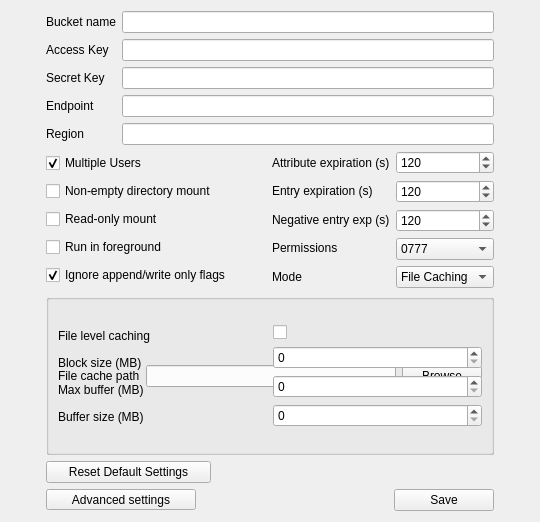
<?xml version="1.0" encoding="UTF-8"?>
<ui version="4.0">
 <class>Form</class>
 <widget class="QWidget" name="Form">
  <property name="geometry">
   <rect>
    <x>0</x>
    <y>0</y>
    <width>540</width>
    <height>522</height>
   </rect>
  </property>
  <property name="windowTitle">
   <string>Form</string>
  </property>
  <layout class="QGridLayout" name="gridLayout">
   <item row="5" column="0">
    <layout class="QVBoxLayout" name="verticalLayout_10" stretch="0,0,0,0,0">
     <property name="spacing">
      <number>6</number>
     </property>
     <property name="sizeConstraint">
      <enum>QLayout::SetMinimumSize</enum>
     </property>
     <item>
      <widget class="QCheckBox" name="checkBox_multiUser">
       <property name="toolTip">
        <string>&lt;html&gt;&lt;head/&gt;&lt;body&gt;&lt;p&gt;Select to allow multiple users to access the container&lt;/p&gt;&lt;/body&gt;&lt;/html&gt;</string>
       </property>
       <property name="text">
        <string>Multiple Users</string>
       </property>
       <property name="checked">
        <bool>true</bool>
       </property>
      </widget>
     </item>
     <item>
      <widget class="QCheckBox" name="checkBox_nonEmptyDir">
       <property name="text">
        <string>Non-empty directory mount</string>
       </property>
      </widget>
     </item>
     <item>
      <widget class="QCheckBox" name="checkBox_readOnly">
       <property name="text">
        <string>Read-only mount</string>
       </property>
      </widget>
     </item>
     <item>
      <widget class="QCheckBox" name="checkBox_daemonForeground">
       <property name="text">
        <string>Run in foreground</string>
       </property>
      </widget>
     </item>
     <item>
      <widget class="QCheckBox" name="checkBox_libfuse_ignoreAppend">
       <property name="text">
        <string>Ignore append/write only flags</string>
       </property>
       <property name="checked">
        <bool>true</bool>
       </property>
      </widget>
     </item>
    </layout>
   </item>
   <item row="11" column="0">
    <widget class="QToolButton" name="button_advancedSettings">
     <property name="maximumSize">
      <size>
       <width>150</width>
       <height>16777215</height>
      </size>
     </property>
     <property name="text">
      <string>Advanced settings</string>
     </property>
    </widget>
   </item>
   <item row="5" column="1">
    <layout class="QHBoxLayout" name="horizontalLayout_4">
     <item>
      <layout class="QVBoxLayout" name="verticalLayout">
       <item>
        <widget class="QLabel" name="label_4">
         <property name="text">
          <string>Attribute expiration (s)</string>
         </property>
        </widget>
       </item>
       <item>
        <widget class="QLabel" name="label_5">
         <property name="text">
          <string>Entry expiration (s)</string>
         </property>
        </widget>
       </item>
       <item>
        <widget class="QLabel" name="label_6">
         <property name="text">
          <string>Negative entry exp (s)</string>
         </property>
        </widget>
       </item>
       <item>
        <widget class="QLabel" name="label_3">
         <property name="text">
          <string>Permissions</string>
         </property>
        </widget>
       </item>
       <item>
        <widget class="QLabel" name="label_2">
         <property name="text">
          <string>Mode</string>
         </property>
        </widget>
       </item>
      </layout>
     </item>
     <item>
      <layout class="QVBoxLayout" name="verticalLayout_2">
       <item>
        <widget class="QSpinBox" name="spinBox_libfuse_attExp">
         <property name="maximum">
          <number>3000</number>
         </property>
         <property name="singleStep">
          <number>30</number>
         </property>
         <property name="value">
          <number>120</number>
         </property>
        </widget>
       </item>
       <item>
        <widget class="QSpinBox" name="spinBox_libfuse_entExp">
         <property name="maximum">
          <number>3000</number>
         </property>
         <property name="singleStep">
          <number>30</number>
         </property>
         <property name="value">
          <number>120</number>
         </property>
        </widget>
       </item>
       <item>
        <widget class="QSpinBox" name="spinBox_libfuse_negEntryExp">
         <property name="maximum">
          <number>3000</number>
         </property>
         <property name="singleStep">
          <number>30</number>
         </property>
         <property name="value">
          <number>120</number>
         </property>
        </widget>
       </item>
       <item>
        <widget class="QComboBox" name="dropDown_libfuse_permissions">
         <property name="toolTip">
          <string>&lt;html&gt;&lt;head/&gt;&lt;body&gt;&lt;p&gt;Default permissions to be presented for block blobs&lt;/p&gt;&lt;/body&gt;&lt;/html&gt;</string>
         </property>
         <item>
          <property name="text">
           <string>0777</string>
          </property>
         </item>
         <item>
          <property name="text">
           <string>0666</string>
          </property>
         </item>
         <item>
          <property name="text">
           <string>0644</string>
          </property>
         </item>
         <item>
          <property name="text">
           <string>0444</string>
          </property>
         </item>
        </widget>
       </item>
       <item>
        <widget class="QComboBox" name="dropDown_pipeline">
         <property name="toolTip">
          <string>&lt;html&gt;&lt;head/&gt;&lt;body&gt;&lt;p&gt;Set up the pipeline for LyveFuse. &lt;/p&gt;&lt;p&gt;Choose streaming or file caching&lt;/p&gt;&lt;/body&gt;&lt;/html&gt;</string>
         </property>
         <item>
          <property name="text">
           <string>File Caching</string>
          </property>
         </item>
         <item>
          <property name="text">
           <string>Streaming</string>
          </property>
         </item>
        </widget>
       </item>
      </layout>
     </item>
    </layout>
   </item>
   <item row="6" column="0" colspan="2">
    <widget class="QGroupBox" name="groupbox_fileCache">
     <property name="title">
      <string/>
     </property>
     <layout class="QGridLayout" name="gridLayout_3">
      <item row="0" column="0">
       <layout class="QHBoxLayout" name="horizontalLayout">
        <item>
         <widget class="QLabel" name="fileCache_label">
          <property name="text">
           <string>File cache path</string>
          </property>
         </widget>
        </item>
        <item>
         <widget class="QLineEdit" name="lineEdit_fileCache_path"/>
        </item>
        <item>
         <widget class="QPushButton" name="button_browse">
          <property name="text">
           <string>Browse</string>
          </property>
         </widget>
        </item>
       </layout>
      </item>
     </layout>
    </widget>
   </item>
   <item row="0" column="0" colspan="2">
    <layout class="QHBoxLayout" name="horizontalLayout_2">
     <item>
      <layout class="QVBoxLayout" name="verticalLayout_3">
       <item>
        <widget class="QLabel" name="label_9">
         <property name="text">
          <string>Bucket name</string>
         </property>
        </widget>
       </item>
       <item>
        <widget class="QLabel" name="label_8">
         <property name="text">
          <string>Access Key</string>
         </property>
        </widget>
       </item>
       <item>
        <widget class="QLabel" name="label_7">
         <property name="text">
          <string>Secret Key</string>
         </property>
        </widget>
       </item>
       <item>
        <widget class="QLabel" name="label">
         <property name="text">
          <string>Endpoint</string>
         </property>
        </widget>
       </item>
       <item>
        <widget class="QLabel" name="label_10">
         <property name="text">
          <string>Region</string>
         </property>
        </widget>
       </item>
      </layout>
     </item>
     <item>
      <layout class="QVBoxLayout" name="verticalLayout_6">
       <item>
        <widget class="QLineEdit" name="lineEdit_bucketName"/>
       </item>
       <item>
        <widget class="QLineEdit" name="lineEdit_accessKey"/>
       </item>
       <item>
        <widget class="QLineEdit" name="lineEdit_secretKey"/>
       </item>
       <item>
        <widget class="QLineEdit" name="lineEdit_endpoint"/>
       </item>
       <item>
        <widget class="QLineEdit" name="lineEdit_region"/>
       </item>
      </layout>
     </item>
    </layout>
   </item>
   <item row="8" column="0">
    <widget class="QPushButton" name="button_resetDefaultSettings">
     <property name="enabled">
      <bool>true</bool>
     </property>
     <property name="maximumSize">
      <size>
       <width>165</width>
       <height>16777215</height>
      </size>
     </property>
     <property name="layoutDirection">
      <enum>Qt::LeftToRight</enum>
     </property>
     <property name="text">
      <string>Reset Default Settings</string>
     </property>
     <property name="default">
      <bool>false</bool>
     </property>
    </widget>
   </item>
   <item row="6" column="0" colspan="2">
    <widget class="QGroupBox" name="groupbox_streaming">
     <property name="title">
      <string/>
     </property>
     <layout class="QGridLayout" name="gridLayout_2">
      <item row="0" column="0">
       <layout class="QHBoxLayout" name="horizontalLayout_3">
        <item>
         <layout class="QVBoxLayout" name="verticalLayout_4">
          <item>
           <widget class="QLabel" name="fileLevelCaching_label">
            <property name="text">
             <string>File level caching</string>
            </property>
           </widget>
          </item>
          <item>
           <widget class="QLabel" name="blockSize_label">
            <property name="text">
             <string>Block size (MB)</string>
            </property>
           </widget>
          </item>
          <item>
           <widget class="QLabel" name="maxBuffer_label">
            <property name="text">
             <string>Max buffer (MB)</string>
            </property>
           </widget>
          </item>
          <item>
           <widget class="QLabel" name="bufferSize_label">
            <property name="text">
             <string>Buffer size (MB)</string>
            </property>
           </widget>
          </item>
         </layout>
        </item>
        <item>
         <layout class="QVBoxLayout" name="verticalLayout_5">
          <item>
           <widget class="QCheckBox" name="checkBox_streaming_fileCachingLevel">
            <property name="text">
             <string/>
            </property>
           </widget>
          </item>
          <item>
           <widget class="QSpinBox" name="spinBox_streaming_blockSize">
            <property name="maximum">
             <number>3000</number>
            </property>
           </widget>
          </item>
          <item>
           <widget class="QSpinBox" name="spinBox_streaming_maxBuff">
            <property name="maximum">
             <number>3000</number>
            </property>
           </widget>
          </item>
          <item>
           <widget class="QSpinBox" name="spinBox_streaming_buffSize">
            <property name="maximum">
             <number>3000</number>
            </property>
           </widget>
          </item>
         </layout>
        </item>
       </layout>
      </item>
     </layout>
    </widget>
   </item>
   <item row="11" column="1">
    <widget class="QPushButton" name="button_okay">
     <property name="maximumSize">
      <size>
       <width>100</width>
       <height>16777215</height>
      </size>
     </property>
     <property name="layoutDirection">
      <enum>Qt::RightToLeft</enum>
     </property>
     <property name="text">
      <string>Save</string>
     </property>
    </widget>
   </item>
  </layout>
 </widget>
 <resources/>
 <connections/>
</ui>
